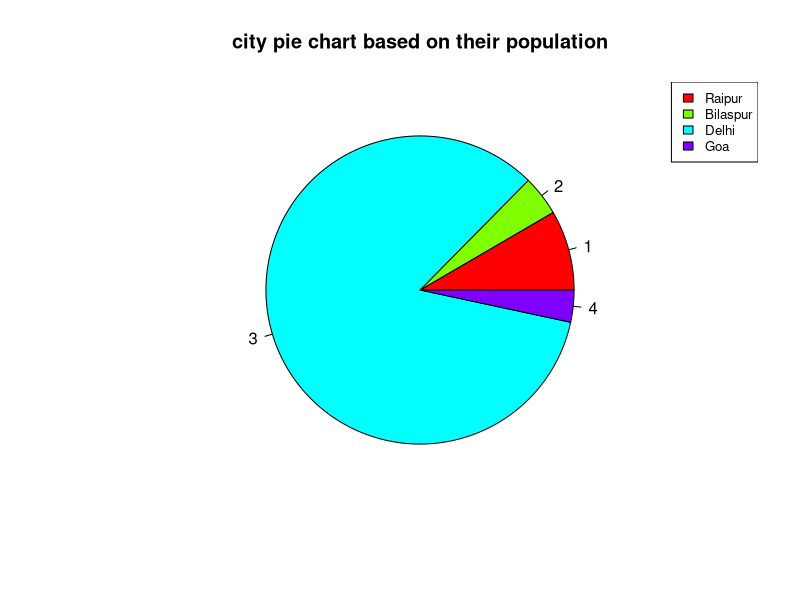

R code for this plot:
## code for the pie chart
library("plotrix")            #get the library
x<-c(10,5,100,4)              #create population data in Lakh for the length 
lbl<-c("Raipur","Bilaspur","Delhi","Goa") 
perc<-round(100*x/sum(x),1)       # % for all city
png(file="2Dpiepercentage.png")        #give the file name
pie(x,lbl=perc,main="city pie chart based on their population",col=rainbow(length(x))) #plot the chart
legend("topright",lbl,cex=0.8,fill=rainbow(length(x)))
dev.off()     #save the file
